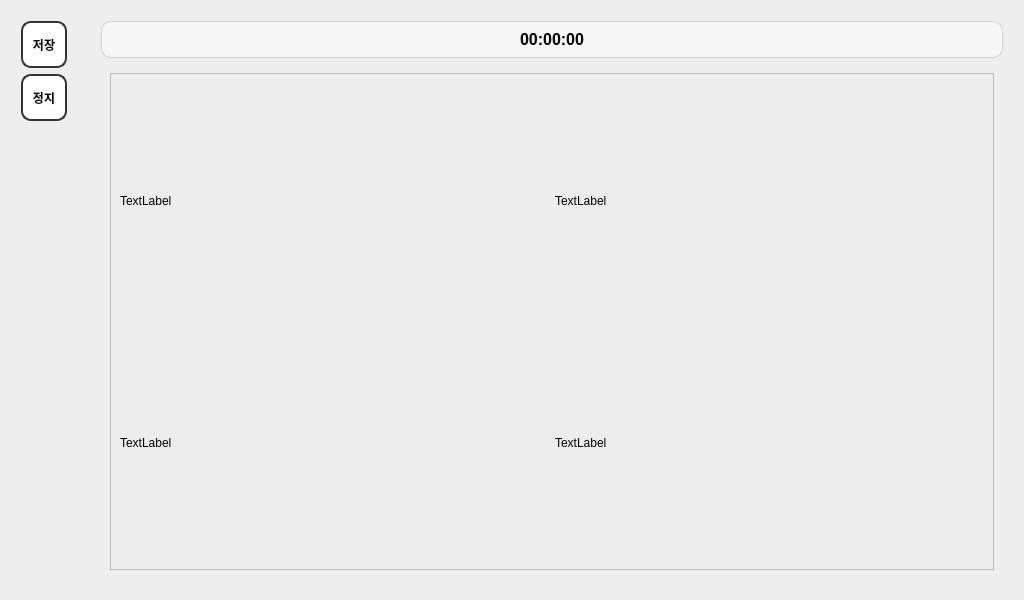
<?xml version="1.0" encoding="UTF-8"?>
<ui version="4.0">
 <class>MainView</class>
 <widget class="QWidget" name="MainView">
  <property name="geometry">
   <rect>
    <x>0</x>
    <y>0</y>
    <width>1024</width>
    <height>600</height>
   </rect>
  </property>
  <property name="windowTitle">
   <string>Form</string>
  </property>
  <property name="styleSheet">
   <string notr="true">
    QWidget#MainView {
      background: #EDEDED;     
      font-family: &quot;Noto Sans&quot;, &quot;Malgun Gothic&quot;;
      font-size: 14px;
    }


    #sideBar {
      background: transparent; 
    }
    #sideBar QToolButton {
      width: 40px; height: 40px;
      border: 2px solid #333;
      border-radius: 10px;
      background: #FFFFFF;
      font-weight: 700;
    }
    #sideBar QToolButton:hover {
      background: #F3F3F3;
    }

     QGroupBox#grpDetail {
      background: #FFFFFF;
      border: 3px solid #111;     
      border-radius: 12px;
      padding-top: 18px;       
    }
    QGroupBox#grpDetail::title {
      subcontrol-origin: margin;
      left: 16px; top: 6px;
      font-weight: 800;
      letter-spacing: 0.3px;
    }





    QToolButton#btnUp, QToolButton#btnDown {
      min-width: 44px; min-height: 36px;
      border: 2px solid #8F8F8F;
      border-radius: 8px;
      background: #BDBDBD;          
      color: #111;
      font-weight: 700;
    }
    QToolButton#btnUp:hover, QToolButton#btnDown:hover {
      background: #CFCFCF;
    }

    QLabel#lblSeatTiltValue, QLabel#lblSideMirrorValue,
    QLabel#lblSeatForeAftValue, QLabel#lblBackMirrorValue {
      font-size: 22px;
      font-weight: 700;
    }

    QLabel#lblSeatPic, QLabel#lblSideMirrorPic,
    QLabel#lblSeatForeAftPic, QLabel#lblBackMirrorPic {
      background: transparent;
    }

    #headerBar {
      background: #F7F7F7;
      border: 1px solid #D0D0D0;
      border-radius: 10px;
      padding: 8px 12px;
    }
    #lblClock {
      font-size: 16px;
      font-weight: 700;
    }

	#lblSettingText{
	font-size : 40px;
	font-weight : bold;
	
}</string>
  </property>
  <layout class="QVBoxLayout" name="Q">
   <property name="spacing">
    <number>0</number>
   </property>
   <property name="sizeConstraint">
    <enum>QLayout::SetMinAndMaxSize</enum>
   </property>
   <property name="leftMargin">
    <number>0</number>
   </property>
   <property name="topMargin">
    <number>0</number>
   </property>
   <property name="rightMargin">
    <number>0</number>
   </property>
   <property name="bottomMargin">
    <number>0</number>
   </property>
   <item>
    <layout class="QHBoxLayout" name="horizontalLayout" stretch="0,0">
     <property name="spacing">
      <number>16</number>
     </property>
     <property name="leftMargin">
      <number>12</number>
     </property>
     <property name="topMargin">
      <number>12</number>
     </property>
     <property name="rightMargin">
      <number>12</number>
     </property>
     <property name="bottomMargin">
      <number>12</number>
     </property>
     <item>
      <widget class="QWidget" name="sideBar" native="true">
       <property name="sizePolicy">
        <sizepolicy hsizetype="Fixed" vsizetype="Expanding">
         <horstretch>0</horstretch>
         <verstretch>0</verstretch>
        </sizepolicy>
       </property>
       <property name="minimumSize">
        <size>
         <width>56</width>
         <height>0</height>
        </size>
       </property>
       <property name="maximumSize">
        <size>
         <width>64</width>
         <height>16777215</height>
        </size>
       </property>
       <layout class="QVBoxLayout" name="verticalLayout">
        <item>
         <widget class="QToolButton" name="btnSave">
          <property name="text">
           <string>저장</string>
          </property>
          <property name="autoRaise">
           <bool>true</bool>
          </property>
         </widget>
        </item>
        <item>
         <widget class="QToolButton" name="btnMenu">
          <property name="text">
           <string>정지</string>
          </property>
          <property name="autoRaise">
           <bool>true</bool>
          </property>
         </widget>
        </item>
        <item>
         <spacer name="verticalSpacer">
          <property name="orientation">
           <enum>Qt::Vertical</enum>
          </property>
          <property name="sizeHint" stdset="0">
           <size>
            <width>20</width>
            <height>495</height>
           </size>
          </property>
         </spacer>
        </item>
       </layout>
      </widget>
     </item>
     <item>
      <widget class="QWidget" name="centerArea" native="true">
       <property name="sizePolicy">
        <sizepolicy hsizetype="Expanding" vsizetype="Expanding">
         <horstretch>0</horstretch>
         <verstretch>0</verstretch>
        </sizepolicy>
       </property>
       <layout class="QVBoxLayout" name="verticalLayout_9">
        <item>
         <widget class="QWidget" name="headerBar" native="true">
          <layout class="QHBoxLayout" name="horizontalLayout_4">
           <item>
            <widget class="QLabel" name="lblClock">
             <property name="text">
              <string>00:00:00</string>
             </property>
             <property name="alignment">
              <set>Qt::AlignCenter</set>
             </property>
            </widget>
           </item>
          </layout>
         </widget>
        </item>
        <item>
         <widget class="QStackedWidget" name="stackedCenter">
          <widget class="QWidget" name="pageDashboard">
           <layout class="QVBoxLayout" name="verticalLayout_11">
            <item>
             <widget class="QFrame" name="frameDashboard">
              <property name="frameShape">
               <enum>QFrame::StyledPanel</enum>
              </property>
              <property name="frameShadow">
               <enum>QFrame::Raised</enum>
              </property>
              <layout class="QGridLayout" name="gridLayout">
               <item row="1" column="1">
                <widget class="QLabel" name="label_2">
                 <property name="text">
                  <string>TextLabel</string>
                 </property>
                </widget>
               </item>
               <item row="4" column="1">
                <widget class="QLabel" name="label">
                 <property name="text">
                  <string>TextLabel</string>
                 </property>
                </widget>
               </item>
               <item row="1" column="0">
                <widget class="QLabel" name="label_3">
                 <property name="text">
                  <string>TextLabel</string>
                 </property>
                </widget>
               </item>
               <item row="4" column="0">
                <widget class="QLabel" name="label_4">
                 <property name="text">
                  <string>TextLabel</string>
                 </property>
                </widget>
               </item>
              </layout>
             </widget>
            </item>
           </layout>
          </widget>
          <widget class="QWidget" name="pageSettings">
           <property name="styleSheet">
            <string notr="true">
QWidget#pageSettings QGroupBox#grpSettings,
QWidget#pageSettings QGroupBox#grpDetail {
  background: #FFFFFF;
  border: 3px solid #111;
  border-radius: 12px;
  padding-top: 18px;
}

QWidget#pageSettings QGroupBox#grpSettings::title,
QWidget#pageSettings QGroupBox#grpDetail::title {
  subcontrol-origin: margin;
  left: 16px; top: 6px;
  font-weight: 800;
  letter-spacing: 0.3px;
}

QWidget#pageSettings #pnlSettingList {
  border: 3px solid #6F6F6F;
  border-radius: 12px;
  background: #FFFFFF;
  padding: 8px;
}

QWidget#pageSettings QPushButton#btnSeatTilt,
QWidget#pageSettings QPushButton#btnSideMirror,
QWidget#pageSettings QPushButton#btnSeatForeAft,
QWidget#pageSettings QPushButton#btnBackMirror {
  border: 2px solid #BDBDBD;
  border-radius: 8px;
  background: #FFFFFF;
  min-height: 40px;
  text-align: left;
  padding-left: 12px;
}
QWidget#pageSettings QPushButton:checked {
  background: #DBE9FF;
  border: 3px solid #2E5AAC;
  font-weight: 700;
}

QWidget#pageSettings QToolButton#btnUp,
QWidget#pageSettings QToolButton#btnDown {
  min-width: 44px; min-height: 36px;
  border: 2px solid #8F8F8F;
  border-radius: 8px;
  background: #BDBDBD;
  color: #111;
  font-weight: 700;
}
</string>
           </property>
           <layout class="QVBoxLayout" name="verticalLayout_10">
            <item>
             <layout class="QHBoxLayout" name="horizontalLayout_3" stretch="3,5">
              <item>
               <widget class="QGroupBox" name="grpSettings">
                <property name="title">
                 <string/>
                </property>
                <layout class="QVBoxLayout" name="verticalLayout_12" stretch="2,5">
                 <property name="leftMargin">
                  <number>0</number>
                 </property>
                 <property name="bottomMargin">
                  <number>0</number>
                 </property>
                 <item>
                  <widget class="QLabel" name="lblSettingText">
                   <property name="text">
                    <string>설정</string>
                   </property>
                   <property name="alignment">
                    <set>Qt::AlignCenter</set>
                   </property>
                  </widget>
                 </item>
                 <item>
                  <widget class="QFrame" name="frmSetting">
                   <property name="frameShape">
                    <enum>QFrame::NoFrame</enum>
                   </property>
                   <property name="frameShadow">
                    <enum>QFrame::Raised</enum>
                   </property>
                   <layout class="QHBoxLayout" name="horizontalLayout_2" stretch="5,2">
                    <property name="spacing">
                     <number>0</number>
                    </property>
                    <property name="leftMargin">
                     <number>2</number>
                    </property>
                    <property name="topMargin">
                     <number>0</number>
                    </property>
                    <property name="rightMargin">
                     <number>0</number>
                    </property>
                    <property name="bottomMargin">
                     <number>2</number>
                    </property>
                    <item>
                     <widget class="QFrame" name="pnlSettingList">
                      <property name="styleSheet">
                       <string notr="true">QWidget#pageSettings QWidget#pnlSettingList {
  border: 3px solid #000;
  border-radius: 10px;
  background: #FFFFFF;
  padding: 8px;
}

QWidget#pageSettings QWidget#pnlSettingList QPushButton {
  border: none;
  background: #FFFFFF;
  font-size: 20px;
  font-weight: 700;
  text-align: center;
  min-height: 44px;
}

QWidget#pageSettings QWidget#pnlSettingList QPushButton:checked {
  background: #CFCFCF;
}
</string>
                      </property>
                      <property name="frameShape">
                       <enum>QFrame::StyledPanel</enum>
                      </property>
                      <property name="frameShadow">
                       <enum>QFrame::Raised</enum>
                      </property>
                      <layout class="QVBoxLayout" name="verticalLayout_13">
                       <property name="spacing">
                        <number>0</number>
                       </property>
                       <property name="leftMargin">
                        <number>0</number>
                       </property>
                       <property name="topMargin">
                        <number>0</number>
                       </property>
                       <property name="rightMargin">
                        <number>0</number>
                       </property>
                       <property name="bottomMargin">
                        <number>0</number>
                       </property>
                       <item>
                        <widget class="QPushButton" name="btnSideMirror">
                         <property name="sizePolicy">
                          <sizepolicy hsizetype="Expanding" vsizetype="Expanding">
                           <horstretch>0</horstretch>
                           <verstretch>0</verstretch>
                          </sizepolicy>
                         </property>
                         <property name="minimumSize">
                          <size>
                           <width>0</width>
                           <height>44</height>
                          </size>
                         </property>
                         <property name="text">
                          <string>sidemirror</string>
                         </property>
                         <property name="checkable">
                          <bool>true</bool>
                         </property>
                        </widget>
                       </item>
                       <item>
                        <widget class="QPushButton" name="btnSeatTilt">
                         <property name="sizePolicy">
                          <sizepolicy hsizetype="Expanding" vsizetype="Expanding">
                           <horstretch>0</horstretch>
                           <verstretch>0</verstretch>
                          </sizepolicy>
                         </property>
                         <property name="minimumSize">
                          <size>
                           <width>0</width>
                           <height>44</height>
                          </size>
                         </property>
                         <property name="text">
                          <string>SeatTilt</string>
                         </property>
                         <property name="checkable">
                          <bool>true</bool>
                         </property>
                        </widget>
                       </item>
                       <item>
                        <widget class="QPushButton" name="btnBackMirror">
                         <property name="sizePolicy">
                          <sizepolicy hsizetype="Expanding" vsizetype="Expanding">
                           <horstretch>0</horstretch>
                           <verstretch>0</verstretch>
                          </sizepolicy>
                         </property>
                         <property name="minimumSize">
                          <size>
                           <width>0</width>
                           <height>44</height>
                          </size>
                         </property>
                         <property name="text">
                          <string>roommirror</string>
                         </property>
                         <property name="checkable">
                          <bool>true</bool>
                         </property>
                        </widget>
                       </item>
                       <item>
                        <widget class="QPushButton" name="btnSeatForeAft">
                         <property name="sizePolicy">
                          <sizepolicy hsizetype="Expanding" vsizetype="Expanding">
                           <horstretch>0</horstretch>
                           <verstretch>0</verstretch>
                          </sizepolicy>
                         </property>
                         <property name="minimumSize">
                          <size>
                           <width>0</width>
                           <height>44</height>
                          </size>
                         </property>
                         <property name="text">
                          <string>SeatFwd</string>
                         </property>
                         <property name="checkable">
                          <bool>true</bool>
                         </property>
                        </widget>
                       </item>
                      </layout>
                     </widget>
                    </item>
                    <item>
                     <widget class="QWidget" name="pnlUpDown" native="true">
                      <layout class="QVBoxLayout" name="verticalLayout_3">
                       <item>
                        <widget class="QToolButton" name="btnUp">
                         <property name="sizePolicy">
                          <sizepolicy hsizetype="Expanding" vsizetype="Fixed">
                           <horstretch>0</horstretch>
                           <verstretch>0</verstretch>
                          </sizepolicy>
                         </property>
                         <property name="minimumSize">
                          <size>
                           <width>48</width>
                           <height>40</height>
                          </size>
                         </property>
                         <property name="text">
                          <string>up</string>
                         </property>
                         <property name="autoRepeat">
                          <bool>true</bool>
                         </property>
                        </widget>
                       </item>
                       <item>
                        <widget class="QToolButton" name="btnDown">
                         <property name="sizePolicy">
                          <sizepolicy hsizetype="Expanding" vsizetype="Fixed">
                           <horstretch>0</horstretch>
                           <verstretch>0</verstretch>
                          </sizepolicy>
                         </property>
                         <property name="minimumSize">
                          <size>
                           <width>48</width>
                           <height>40</height>
                          </size>
                         </property>
                         <property name="text">
                          <string>down</string>
                         </property>
                         <property name="autoRepeat">
                          <bool>true</bool>
                         </property>
                        </widget>
                       </item>
                      </layout>
                     </widget>
                    </item>
                   </layout>
                  </widget>
                 </item>
                </layout>
               </widget>
              </item>
              <item>
               <widget class="QGroupBox" name="grpDetail">
                <property name="title">
                 <string/>
                </property>
                <layout class="QVBoxLayout" name="verticalLayout_4">
                 <item>
                  <widget class="QStackedWidget" name="stkDetail">
                   <widget class="QWidget" name="pageSeatTilt">
                    <layout class="QVBoxLayout" name="verticalLayout_6" stretch="1,5,2">
                     <item>
                      <widget class="QLabel" name="lblSeatTiltText">
                       <property name="text">
                        <string>시트 기울기</string>
                       </property>
                       <property name="alignment">
                        <set>Qt::AlignCenter</set>
                       </property>
                      </widget>
                     </item>
                     <item>
                      <widget class="QLabel" name="lblSeatTiltPic">
                       <property name="text">
                        <string>seattilepic</string>
                       </property>
                       <property name="alignment">
                        <set>Qt::AlignCenter</set>
                       </property>
                      </widget>
                     </item>
                     <item>
                      <widget class="QLabel" name="lblSeatTiltValue">
                       <property name="text">
                        <string>TextLabel</string>
                       </property>
                       <property name="alignment">
                        <set>Qt::AlignCenter</set>
                       </property>
                      </widget>
                     </item>
                    </layout>
                   </widget>
                   <widget class="QWidget" name="pageSideMirror">
                    <layout class="QVBoxLayout" name="verticalLayout_5" stretch="1,5,2">
                     <item>
                      <widget class="QLabel" name="lblSideMirrorText">
                       <property name="text">
                        <string>사이드 미러</string>
                       </property>
                       <property name="alignment">
                        <set>Qt::AlignCenter</set>
                       </property>
                      </widget>
                     </item>
                     <item>
                      <widget class="QLabel" name="lblSideMirrorPic">
                       <property name="text">
                        <string>sidemirrorpic</string>
                       </property>
                       <property name="alignment">
                        <set>Qt::AlignCenter</set>
                       </property>
                      </widget>
                     </item>
                     <item>
                      <widget class="QLabel" name="lblSideMirrorValue">
                       <property name="text">
                        <string>TextLabel</string>
                       </property>
                       <property name="alignment">
                        <set>Qt::AlignCenter</set>
                       </property>
                      </widget>
                     </item>
                    </layout>
                   </widget>
                   <widget class="QWidget" name="pageSeatForeAft">
                    <layout class="QVBoxLayout" name="verticalLayout_7" stretch="1,5,2">
                     <item>
                      <widget class="QLabel" name="lblSeatForeAftText">
                       <property name="text">
                        <string>시트 앞 뒤</string>
                       </property>
                       <property name="alignment">
                        <set>Qt::AlignCenter</set>
                       </property>
                      </widget>
                     </item>
                     <item>
                      <widget class="QLabel" name="lblSeatForeAftPic">
                       <property name="text">
                        <string>seatforeaftpic</string>
                       </property>
                       <property name="alignment">
                        <set>Qt::AlignCenter</set>
                       </property>
                      </widget>
                     </item>
                     <item>
                      <widget class="QLabel" name="lblSeatForeAftValue">
                       <property name="text">
                        <string>TextLabel</string>
                       </property>
                       <property name="alignment">
                        <set>Qt::AlignCenter</set>
                       </property>
                      </widget>
                     </item>
                    </layout>
                   </widget>
                   <widget class="QWidget" name="pageBackMirror">
                    <layout class="QVBoxLayout" name="verticalLayout_8" stretch="1,5,2">
                     <item>
                      <widget class="QLabel" name="lblBackMirrorText">
                       <property name="text">
                        <string>백 미러</string>
                       </property>
                       <property name="alignment">
                        <set>Qt::AlignCenter</set>
                       </property>
                      </widget>
                     </item>
                     <item>
                      <widget class="QLabel" name="lblBackMirrorPic">
                       <property name="text">
                        <string>backmirrorpic</string>
                       </property>
                       <property name="alignment">
                        <set>Qt::AlignCenter</set>
                       </property>
                      </widget>
                     </item>
                     <item>
                      <widget class="QLabel" name="lblBackMirrorValue">
                       <property name="text">
                        <string>TextLabel</string>
                       </property>
                       <property name="alignment">
                        <set>Qt::AlignCenter</set>
                       </property>
                      </widget>
                     </item>
                    </layout>
                   </widget>
                  </widget>
                 </item>
                </layout>
               </widget>
              </item>
             </layout>
            </item>
           </layout>
          </widget>
         </widget>
        </item>
       </layout>
      </widget>
     </item>
    </layout>
   </item>
  </layout>
 </widget>
 <resources/>
 <connections/>
</ui>
